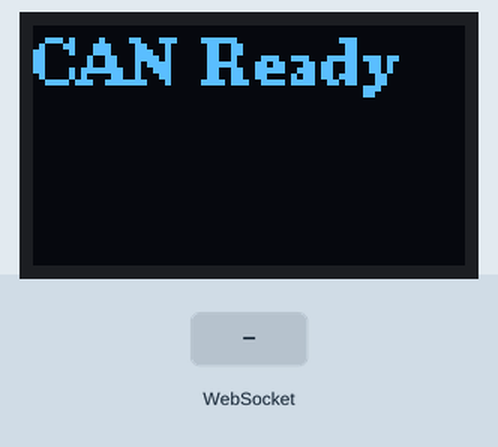
This sketch was run on a simulated ESP32-C3. On the bench: 72×40 one-colour display. Inputs (shaded band) come from the test bench. WiFi joins after 1.5 s; servers stay silent unless stated; what the sketch prints to the serial monitor is not drawn.

Above: at 2.7 s.
2.8 s: WebSocket text "STOP_ALL" received
At 4.0 s:
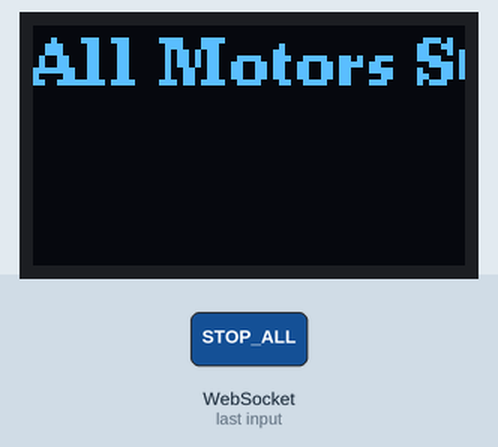
4.3 s: WebSocket text "CLEAR_ENCODERS" received
At 5.4 s:
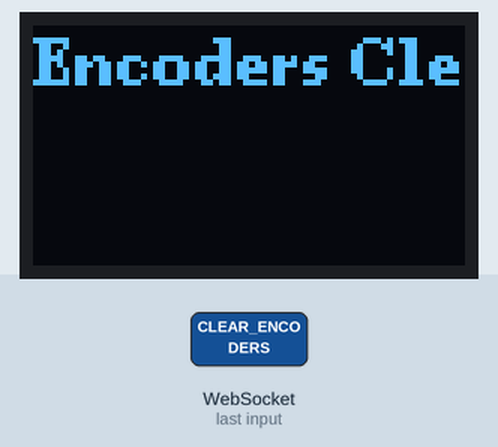
Timing chart, 0 to 7.3 s (numbered marks = the images above; inputs shaded):
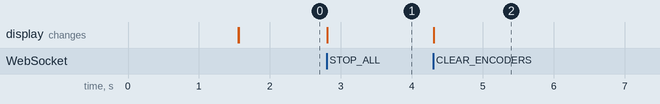

Measured:
- after the input at 2.8 s, the display: changes at once (image 1)
- after the input at 4.3 s, the display: changes at once (image 2)

The sketch:

ESP32c3_.42incholed_module_mcp_test.ino
```cpp
#include <WiFi.h>
#include <Wire.h>
#include <U8g2lib.h>
#include <SPI.h>
#include <mcp_can.h>
#include <AsyncTCP.h>
#include <ESPAsyncWebServer.h>
#include <WebSocketsServer.h>

// Wi-Fi Credentials
const char* ssid = "Triton9";
const char* password = "88888888";

// MCP2515 CAN Bus Configuration
#define CAN_CS 4   // GPIO3
#define CAN_INT 3  // GPIO4
MCP_CAN CAN(CAN_CS);

// OLED Configuration (I2C)
#define SDA_PIN 5
#define SCL_PIN 6
U8G2_SSD1306_72X40_ER_F_HW_I2C u8g2(U8G2_R0, U8X8_PIN_NONE);

// Web Server & WebSocket
AsyncWebServer server(80);
WebSocketsServer webSocket(81);

// Function: Update Status on OLED
void updateStatus(const String& message) {
    u8g2.clearBuffer();
    u8g2.setFont(u8g2_font_ncenB08_tr);
    u8g2.drawStr(0, 10, message.c_str());
    u8g2.sendBuffer();
}

// Setup Function
void setup() {
    Serial.begin(115200);
    Wire.begin(SDA_PIN, SCL_PIN);
    u8g2.begin();
    updateStatus("OLED Ready");

    Serial.println("Connecting to WiFi...");
    WiFi.begin(ssid, password);

    int retries = 0;
    while (WiFi.status() != WL_CONNECTED && retries < 20) {
        delay(500);
        Serial.print(".");
        retries++;
    }

    if (WiFi.status() == WL_CONNECTED) {
        Serial.println("\nWiFi Connected!");
        Serial.print("IP Address: ");
        Serial.println(WiFi.localIP());

        String ip = WiFi.localIP().toString();
        int secondDot = ip.indexOf('.', ip.indexOf('.') + 1);
        String shortIP = ip.substring(secondDot);
        updateStatus(shortIP);
    } else {
        updateStatus("WiFi Failed");
        Serial.println("WiFi Connection Failed.");
    }

    // Initialize SPI with correct pins
    SPI.begin(10, 8, 7, CAN_CS);  // SCK=D10, MISO=D8, MOSI=D7, CS=D3
    pinMode(CAN_CS, OUTPUT);
    digitalWrite(CAN_CS, HIGH);

    // Initialize CAN Module
    if (CAN.begin(MCP_ANY, CAN_500KBPS, MCP_8MHZ) != CAN_OK) {
        updateStatus("CAN Bus Failed");
        while (1);
    }
    CAN.setMode(MCP_NORMAL);
    updateStatus("CAN Ready");
    Serial.println("CAN Bus Initialized.");

    // Web Server Route (Basic Test)
    server.on("/", HTTP_GET, [](AsyncWebServerRequest *request){
        Serial.println("Serving Web Page...");
        request->send(200, "text/html", "<h1>Hello from ESP32</h1>");
    });

    // Start Web Server
    server.begin();
    Serial.println("Web Server Started!");

    // Start WebSocket Server
    webSocket.begin();
    Serial.println("WebSocket Started!");

    webSocket.onEvent([](uint8_t num, WStype_t type, uint8_t* payload, size_t length) {
        if (type == WStype_TEXT) {
            String msg = String((char*)payload);
            msg = msg.substring(0, length);
            Serial.print("WebSocket Message: ");
            Serial.println(msg);

            int motor_id;
            float angle;
            if (sscanf(msg.c_str(), "M%d A%f", &motor_id, &angle) == 2) {
                updateStatus("Motor " + String(motor_id) + " -> " + String(angle) + "°");
            } else if (msg == "STOP_ALL") {
                updateStatus("All Motors Stopped");
            } else if (msg == "CLEAR_ENCODERS") {
                updateStatus("Encoders Cleared");
            }
            webSocket.sendTXT(num, "ACK");
        }
    });
}

// Main Loop
void loop() {
    webSocket.loop();
}
```
